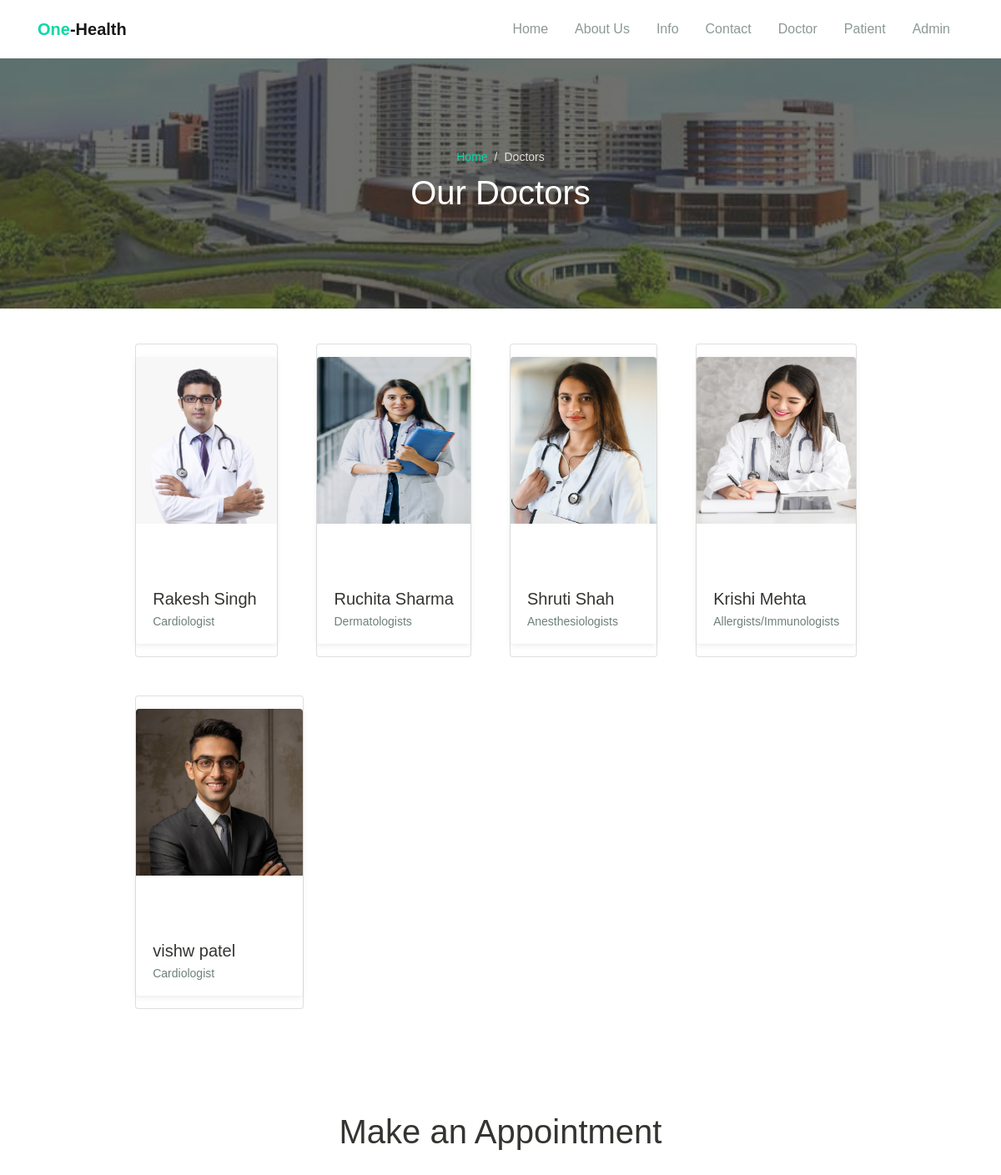
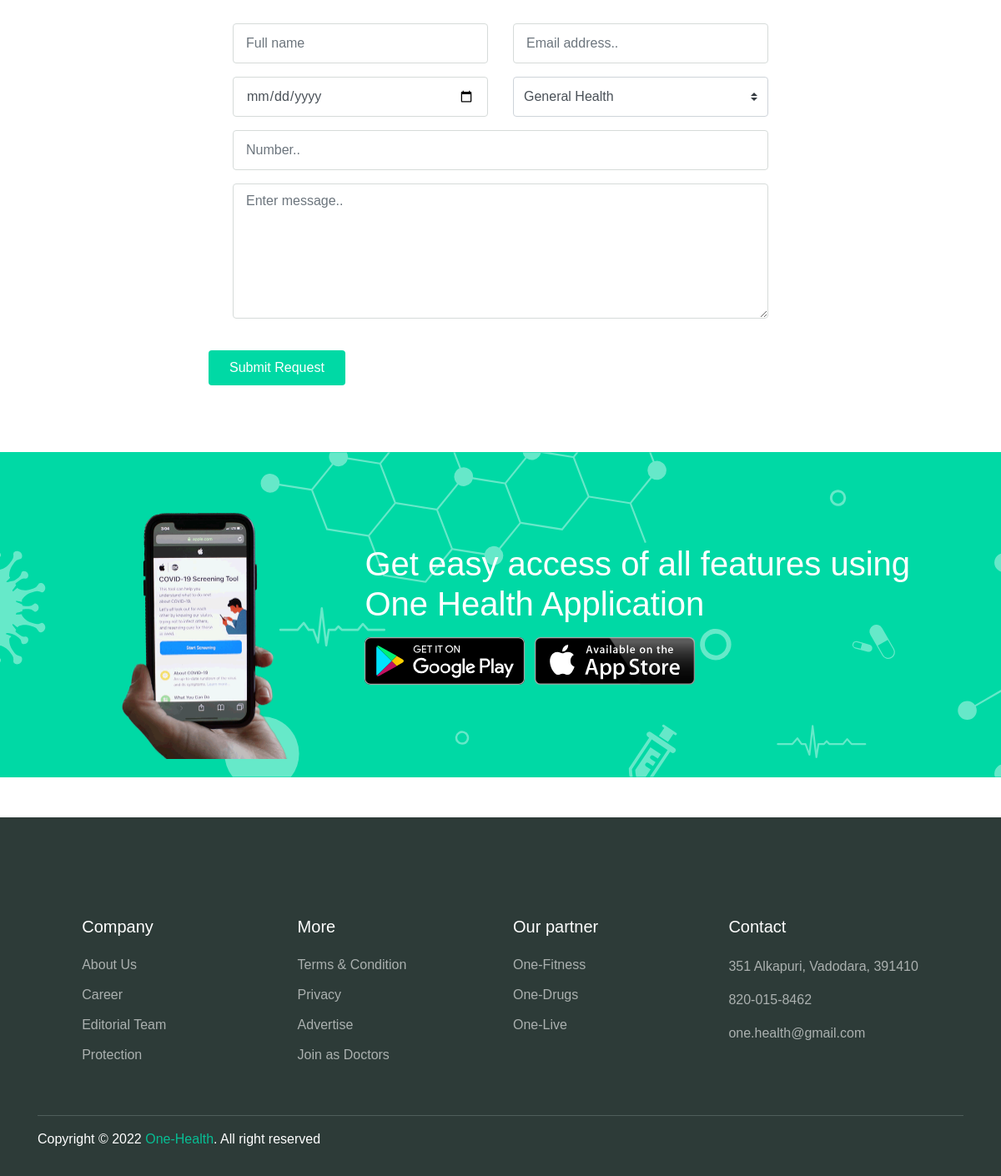
Page /doctors on the committed database (2 pictures, top to bottom).
### hospital/models.py (models this page shows, shortened)
class Doctor(models.Model):
    user=models.OneToOneField(User,on_delete=models.CASCADE)
    profile_pic= models.ImageField(upload_to='profile_pic/DoctorProfilePic/',null=True,blank=True)
    address = models.CharField(max_length=40)
    mobile = models.CharField(max_length=20,null=True)
    department= models.CharField(max_length=50,choices=departments,default='Cardiologist')
    status=models.BooleanField(default=False)
    @property
    def get_name(self):
        return self.user.first_name+" "+self.user.last_name

### hospital/views.py (the view)
# urls.py: path('doctors',views.doctor_view,name='doctor_view'),
def doctor_view(request):
    doctors=models.Doctor.objects.all().filter(status=True)
    return render(request,'hospital/doctor_page.html',{'doctors':doctors})

### templates/hospital/doctor_page.html (shortened to what this page needs)
{% extends 'hospital/homebase.html' %}
{% load static %}
{% block content %}
<head>
    <link rel="stylesheet" href="{% static 'maicons.css'%}">
    <link rel="stylesheet" href="{% static 'bootstrap.css'%}">
    <link rel="stylesheet" href="{% static 'owl.carousel.css'%}">
    <link rel="stylesheet" href="{% static 'animate.css'%}">
    <link rel="stylesheet" href="{% static 'theme.css'%}">
    <link rel="stylesheet" href="https://maxcdn.bootstrapcdn.com/font-awesome/4.7.0/css/font-awesome.min.css">
</head>
<body>
    <div class="page-banner overlay-dark bg-image" style="background-image: url('{% static "img1/bg_image_1.jpg" %}');">
        <div class="banner-section">
          <div class="container text-center wow fadeInUp">
            <nav aria-label="Breadcrumb">
              <ol class="breadcrumb breadcrumb-dark bg-transparent justify-content-center py-0 mb-2">
                <li class="breadcrumb-item"><a href="home">Home</a></li>
                <li class="breadcrumb-item active" aria-current="page">Doctors</li>
              </ol>
            </nav>
            <h1 class="font-weight-normal">Our Doctors</h1>
          </div>
        </div>
      </div>
    <div class="doc">
            <div class="row">
                {% for d in doctors %}
                <div class="column">
                    <div class="card">
                        <div class="card-doctor">
                            <div class="header">
                                <img src="{% static d.profile_pic.url %}" height="200px" alt="">
                            </div>
                            <div class="body">
                                <p class="text-xl mb-0">{{d.get_name}}</p>
                                <span class="text-sm text-grey">{{d.department}}</span>
                            </div>
                        </div>
                    </div>
                </div>
                {% endfor %}
            </div>
        </div>
    <div class="page-section">
        <div class="container">
          <h1 class="text-center wow fadeInUp">Make an Appointment</h1>
          <form class="main-form">
            <div class="row mt-5 ">
              <div class="col-12 col-sm-6 py-2 wow fadeInLeft">
                <input type="text" class="form-control" placeholder="Full name">
              </div>
              <div class="col-12 col-sm-6 py-2 wow fadeInRight">
                <input type="text" class="form-control" placeholder="Email address..">
              </div>
              <div class="col-12 col-sm-6 py-2 wow fadeInLeft" data-wow-delay="300ms">
                <input type="date" class="form-control">
              </div>
              <div class="col-12 col-sm-6 py-2 wow fadeInRight" data-wow-delay="300ms">
                <select name="departement" id="departement" class="custom-select">
                  <option value="general">General Health</option>
                </select>
              </div>
              <div class="col-12 py-2 wow fadeInUp" data-wow-delay="300ms">
                <input type="text" class="form-control" placeholder="Number..">
              </div>
              <div class="col-12 py-2 wow fadeInUp" data-wow-delay="300ms">
                <textarea name="message" id="message" class="form-control" rows="6" placeholder="Enter message.."></textarea>
              </div>
            </div>
            <button type="submit" class="btn btn-primary mt-3 wow zoomIn">Submit Request</button>
          </form>
        </div>
      </div>
    <div class="page-section banner-home bg-image" style="background-image: url('{% static "img1/banner-pattern.svg" %}');">
        <div class="container py-5 py-lg-0">
          <div class="row align-items-center">
            <div class="col-lg-4 wow zoomIn">
              <div class="img-banner d-none d-lg-block">
                <img src="{% static "img1/mobile_app.png" %}" alt="">
              </div>
            </div>
            <div class="col-lg-8 wow fadeInRight">
              <h1 class="font-weight-normal mb-3">Get easy access of all features using One Health Application</h1>
              <a href="#"><img src="{% static "img1/google_play.svg" %}" alt=""></a>
              <a href="#" class="ml-2"><img src="{% static "img1/app_store.svg" %}" alt=""></a>
            </div>
          </div>
        </div>
      </div>
    <br><br>
    <footer class="page-footer">
        <div class="container">
            <div class="row px-md-3">
                <div class="col-sm-6 col-lg-3 py-3">
                    <h5>Company</h5>
                    <ul class="footer-menu">
                        <li><a href="#">About Us</a></li>
                        <li><a href="#">Career</a></li>
                        <li><a href="#">Editorial Team</a></li>
                        <li><a href="#">Protection</a></li>
                    </ul>
                </div>
                <div class="col-sm-6 col-lg-3 py-3">
                    <h5>More</h5>
                    <ul class="footer-menu">
                        <li><a href="#">Terms & Condition</a></li>
                        <li><a href="#">Privacy</a></li>
                        <li><a href="#">Advertise</a></li>
                        <li><a href="#">Join as Doctors</a></li>
                    </ul>
                </div>
                <div class="col-sm-6 col-lg-3 py-3">
                    <h5>Our partner</h5>
                    <ul class="footer-menu">
                        <li><a href="#">One-Fitness</a></li>
                        <li><a href="#">One-Drugs</a></li>
                        <li><a href="#">One-Live</a></li>
                    </ul>
                </div>
                <div class="col-sm-6 col-lg-3 py-3">
                    <h5>Contact</h5>
                    <p class="footer-link mt-2">351 Alkapuri, Vadodara, 391410</p>
                    <a href="#" class="footer-link">820-015-8462</a>
                    <a href="#" class="footer-link">one.health@gmail.com</a>
                </div>
            </div>
            <hr>
            <p id="copyright">Copyright &copy; 2022 <a href="https://macodeid.com/" target="_blank">One-Health</a>. All right reserved</p>
          </div>
    </footer>
    {% endblock content %}

### templates/hospital/homebase.html (shortened to what this page needs)
<!DOCTYPE html>
<html lang="en" dir="ltr">
<head>
</head>
<body>
  {% include "hospital/navbar.html" %}
  {%block content%}
  {%endblock content%}
</body>
</html>

### templates/hospital/navbar.html (shortened to what this page needs)
<!DOCTYPE html>
{% load static %}
<html lang="en">
<head>
  <link rel="stylesheet" href="https://stackpath.bootstrapcdn.com/bootstrap/4.3.1/css/bootstrap.min.css">
  <link rel="stylesheet" href="https://maxcdn.bootstrapcdn.com/font-awesome/4.7.0/css/font-awesome.min.css">
</head>
<body>
  <header>
    <nav class="navbar navbar-expand-lg navbar-light shadow-sm">
      <div class="container">
        <a class="navbar-brand" href="#"><span class="text-primary">One</span>-Health</a>
        <div class="collapse navbar-collapse" id="navbarSupport">
          <ul class="navbar-nav ml-auto">
            <li class="nav-item">
              <a class="nav-link" href="home">Home</a>
            </li>
            <li class="nav-item">
              <a class="nav-link" href="aboutus">About Us</a>
            </li>
            <li class="nav-item">
              <a class="nav-link" href="doctors">Info</a>
            </li>
            <li class="nav-item">
              <a class="nav-link" href="contact">Contact</a>
            </li>
            <li class="nav-item">
              <a class="nav-link" href="/doctorlogin">Doctor</a>
            </li>
            <li class="nav-item">
              <a class="nav-link" href="/patientlogin">Patient</a>
            </li>
            <li class="nav-item">
              <a class="nav-link" href="/adminlogin">Admin</a>
            </li>
          </ul>
        </div>
      </div>
    </nav>
  </header>
</body>
</html>

### static/theme.css (style rules this page uses)
:root { --primary: #00D9A5; --accent: #FF3D85; --secondary: #4E5AFE; --warning: #EED818; --info: #05B4E1; --danger: #FF4943; --success: #96C93D; --dark: #343531; --light: #F5F9F6; --cs: #596261; --grey: #6E807A; }
body { font-family: "Source Sans Pro", sans-serif; line-height: 1.5; color: #343531; }
a { color: #07be94; text-decoration: none; background-color: transparent; }
.text-sm { font-size: 14px !important; }
.text-xl { font-size: 20px !important; }
.text-primary { color: #00D9A5 !important; }
.text-grey { color: #6E807A !important; }
.btn-primary { color: #fff; background-color: #00D9A5; border-color: transparent; }
.btn { padding: 8px 24px; }
.breadcrumb { background-color: #f8f9fa; }
.breadcrumb-dark .breadcrumb-item a { color: #00D9A5; }
.breadcrumb-dark .breadcrumb-item + .breadcrumb-item::before { display: inline-block; padding-right: 0.5rem; color: rgba(255, 255, 255, 0.8); content: "/"; }
.breadcrumb-dark .breadcrumb-item.active { color: rgba(255, 255, 255, 0.8); }
.navbar { min-height: 70px; }
.navbar-brand { font-weight: 600; padding-top: 10px; padding-bottom: 10px; }
.navbar-nav { margin-top: 10px; border-top: 1px solid #E8EEE4; flex-shrink: 0; }
.navbar-nav .nav-link { transition: all .2s ease; }
.navbar-light .navbar-nav .nav-link { color: rgba(110, 128, 122, 0.8); }
@media (min-width: 992px) { .navbar-expand-lg .navbar-nav { margin-top: 0; border-top: none; } }
@media (min-width: 992px) { .navbar-expand-lg .navbar-nav .nav-link { padding-right: 16px; padding-left: 16px; } }
@media (min-width: 992px) { .navbar-expand-lg .navbar-nav { align-items: center; } }
.form-control { padding: 8px 15px; height: calc(1.5em + 1.375rem + 2px); border-color: #d6dbd9; }
.custom-select { height: calc(1.5em + 1.375rem + 2px); }
.bg-image { position: relative; background-position: center center; background-size: cover; background-repeat: no-repeat; }
.bg-image > * { position: relative; z-index: 10; }
.page-section { position: relative; padding-top: 80px; padding-bottom: 80px; overflow: hidden; }
.page-banner { position: relative; height: 300px; z-index: 10; }
.page-hero.overlay-dark::before, .page-banner.overlay-dark::before { content: ""; position: absolute; top: 0; left: 0; width: 100%; height: 100%; background: rgba(52, 53, 49, 0.7); z-index: 1; }
.page-banner .breadcrumb-item, .page-banner .breadcrumb-item a { font-size: 14px; }
.hero-section, .banner-section { position: relative; display: -ms-flexbox; display: flex; -ms-flex-align: center; align-items: center; -ms-flex-pack: center; justify-content: center; height: 100%; color: #ffffff; z-index: 10; }
.card-doctor { display: block; margin: 15px auto; width: 100%; max-width: 240px; background-color: #fff; border-radius: 4px; box-shadow: 0 2px 6px rgba(154, 159, 151, 0.2); overflow: hidden; }
.card-doctor .text-xl { font-weight: 500; }
.card-doctor .header { position: relative; width: 100%; height: 260px; overflow: hidden; }
.card-doctor .header::before { content: ''; position: absolute; top: 0; left: 0; width: 100%; height: 100%; background-color: rgba(52, 53, 49, 0.36); opacity: 0; transition: opacity .2s linear; }
.card-doctor .header img { width: 100%; }
.card-doctor .body { padding: 15px 20px; }
.main-form { display: block; max-width: 700px; margin: 0 auto; }
.banner-home { padding: 0; background-color: #00D9A5; color: #fff; }
.banner-home .img-banner { display: block; max-width: 200px; margin-top: 50px; margin-left: auto; margin-right: auto; overflow: hidden; }
.banner-home .img-banner img { width: 100%; }
.page-footer { position: relative; display: block; padding-top: 80px; padding-bottom: 16px; background-color: #2D3B38; color: #fff; }
.page-footer h5 { font-weight: 500; margin-bottom: 16px; }
.page-footer hr { border-color: #4F5E5B; }
.footer-menu { position: relative; list-style: none; padding-left: 0; }
.footer-menu a, .footer-link { display: inline-block; padding-top: 6px; padding-bottom: 6px; color: rgba(255, 255, 255, 0.6); transition: all .2s ease; }
.footer-link { padding: 0; margin-bottom: 16px; }

### templates/hospital/doctor_page.html (style rules this page uses)
.column { margin: 2.5%; }
.row { margin: 2%; }
.doc { margin: 10px 10%; }

### rows in the picture
Doctor: profile_pic (picture), get_name "Rakesh Singh", department "Cardiologist"
Doctor: profile_pic (picture), get_name "Ruchita Sharma", department "Dermatologists"
Doctor: profile_pic (picture), get_name "Shruti Shah", department "Anesthesiologists"
Doctor: profile_pic (picture), get_name "Krishi Mehta", department "Allergists/Immunologists"
Doctor: profile_pic (picture), get_name "vishw patel", department "Cardiologist"
